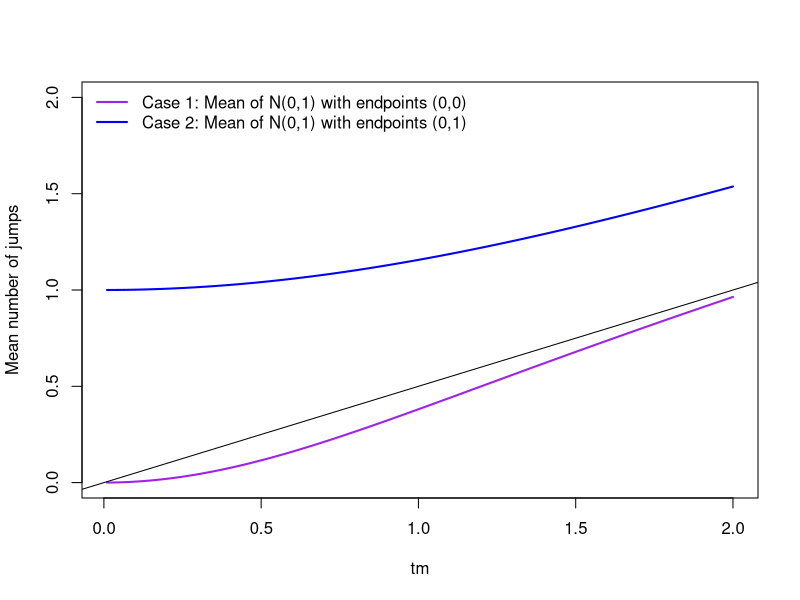

Write the R code that produced this figure.
##-----------------------------------------------------------
## Analytical estimation for symmetric bi-allelic model
##-----------------------------------------------------------
## Data
n00 <- 900 ; n01 <- 100 ; n <- n00+n01

## Estimation of alpha (assume T=1 for convenience)
phat <- n01/n    # \hat{p_{01}} in class notes
alp <- -0.5 * log(1 - 2*phat)   # solved alphaT from \hat{p_{01}}

##---------------------------------------------------------
## E-step:
##---------------------------------------------------------
## Mean number of jumps from state 0 to state 1
## and from state 1 to state 0
## E[N(0,1)|X(0)=a,X(T)=b] or E[N(1,0)|X(0)=a,X(T)=b]
## for the two possible cases of endpoints (a,b).
## The two means are the same for endpoints (0,0)
## E[N(0,1)|X(0)=0,X(T)=0]=E[N(1,0)|X(0)=0,X(T)=0].
## Furthermore, we have
## E[N(0,1)|X(0)=0,X(T)=1]=1+E[N(1,0)|X(0)=0,X(T)=1],
## so we need to consider two cases:
## Case 1: E[N(0,1)|X(0)=0,X(T)=0]
## Case 2: E[N(0,1)|X(0)=0,X(T)=1]
##--------------------------------------------------------
## We check that the equations for the cases make sense
##--------------------------------------------------------
tm <- seq(0.01, 2, len=100)
alp <- 1
## By choosing alp=1 the waiting time to the next jump is
## exponential with rate 1

## Case 1: Endpoints (0,1) end expected (0,1) jumps
mn1 <- 0.5 * alp * tm * (1 - exp(-2*alp*tm)) / (1 + exp(-2*alp*tm))
plot(tm, mn1, type="l", col="purple", lwd=2, ylim=c(0,2),
     ylab="Mean number of jumps")
abline(a=0, b=0.5, col="black")

## Case 2: Endpoints (0,1) and expected (0,1) jumps
mn2 <- 0.5 * (1 + alp * tm * (1 + exp(-2*alp*tm)) / (1 - exp(-2*alp*tm)) )
points(tm, mn2, type="l", col="blue", lwd=2)
legend("topleft", c("Case 1: Mean of N(0,1) with endpoints (0,0)",
                    "Case 2: Mean of N(0,1) with endpoints (0,1)"),
       col=c("purple", "blue"), lty=1, lwd=2,bty="n")

# We can see from the plot that the longer we observe,
# the more probability of jump we see, in both cases.
# As well as when T -> inf, the expected number of jumps
# is alpha*T/2

##-----------------------------------------------------------------------
## EM algorithm for the symmetric bi-allelic Jukes-Cantor model
##------------------------------------------------------------------------
## Starting value
alp <- 2

## Iterations
for (iter in 1:50){
    mn1 <- 0.5 * alp * (1 - exp(-2*alp)) / (1 + exp(-2*alp))
    mn2 <- 0.5 * (1 + alp*(1 + exp(-2*alp)) / (1 - exp(-2*alp)))
    alp.new<- ( n00*2*mn1 + n01*(2*mn2-1) ) / n
    alp <- alp.new
    cat("Iteration:", iter, "; alpha:", alp, "\n")
}

# Probability matrix (T = 1)
p1 <- 0.5 + 0.5*exp(-alp)
p2 <- 0.5 - 0.5*exp(-alp)

P <- matrix(c(p1, p2, p2, p1), nrow = 2, byrow = T)
